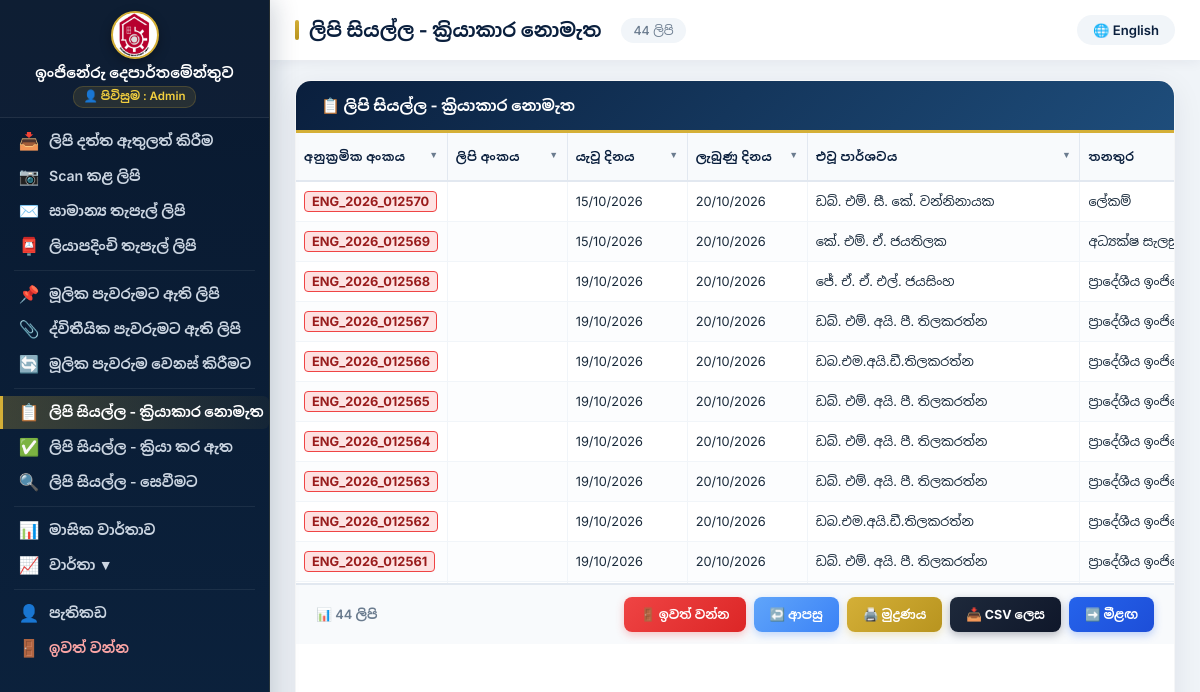
The page /all_unresolved.php (signed in) on the database its author committed.
### tables this page shows
CREATE TABLE `letters` (
  `id` int(11) NOT NULL,
  `serial_no` varchar(50) NOT NULL,
  `letter_no` varchar(100) DEFAULT NULL,
  `sent_date` date DEFAULT NULL,
  `received_date` datetime DEFAULT NULL,
  `assigned_date` date DEFAULT NULL,
  `assigned_officer` varchar(100) DEFAULT NULL,
  `completed_date` date DEFAULT NULL,
  `completed_by` varchar(100) DEFAULT NULL,
  `primary_section` varchar(150) DEFAULT NULL,
  `primary_date` date DEFAULT NULL,
  `task` text DEFAULT NULL,
  `primary_notes` text DEFAULT NULL,
  `sec_section` varchar(150) DEFAULT NULL,
  `sec_date` date DEFAULT NULL,
  `sec_notes` text DEFAULT NULL,
  `date_given` date DEFAULT NULL,
  `resolution_officer` varchar(150) DEFAULT NULL,
  `date_received_back` date DEFAULT NULL,
  `resolution_comments` text DEFAULT NULL,
  `due_date` date DEFAULT NULL,
  `sender_name` varchar(150) DEFAULT NULL,
  `sender_designation` varchar(150) DEFAULT NULL,
  `sender_institute` varchar(150) DEFAULT NULL,
  `sender_address` varchar(255) DEFAULT NULL,
  `subject` text DEFAULT NULL,
  `mail_type` varchar(50) DEFAULT NULL,
  `added_by` int(11) DEFAULT NULL,
  `added_at` datetime DEFAULT current_timestamp(),
  `status` varchar(50) DEFAULT 'Unresolved',
  `file_number` varchar(100) DEFAULT NULL,
  `page_number` varchar(100) DEFAULT NULL,
  `officer_notes` text DEFAULT NULL,
  `received_by_user_date` date DEFAULT NULL,
  `is_notified` tinyint(1) DEFAULT 0
);

### public/all_unresolved.php (the view, shortened to what this page needs)
<?php
$host = 'localhost';
$dbname = 'engineering_db';
$username = 'root';
$password = '';
try {
    $pdo = new PDO("mysql:host=$host;dbname=$dbname;charset=utf8mb4", $username, $password);
    $pdo->setAttribute(PDO::ATTR_ERRMODE, PDO::ERRMODE_EXCEPTION);
} catch (PDOException $e) {
    die("Database Connection Failed: " . $e->getMessage());
}
$lang = isset($_SESSION['lang']) ? $_SESSION['lang'] : 'si';
$text = $t[$lang];
$opposite_lang = $lang === 'si' ? 'en' : 'si';
$sql = "SELECT l.id, l.serial_no, l.letter_no, l.sent_date, l.received_date, l.sender_name, l.sender_designation,
               l.sender_institute, l.subject, l.mail_type,
               COALESCE(NULLIF(pa.section_head, ''), NULLIF(l.primary_section, ''), l.assigned_officer) AS section_head,
               COALESCE(NULLIF(pa.task, ''), l.task) AS task,
               COALESCE(NULLIF(pa.primary_notes, ''), l.primary_notes) AS primary_notes,
               COALESCE(NULLIF(pa.assignment_date, ''), NULLIF(l.primary_date, ''), l.assigned_date) AS assignment_date,
               COALESCE(NULLIF(sa.secondary_date, ''), l.sec_date) AS secondary_date,
               COALESCE(NULLIF(sa.section_head, ''), l.sec_section) AS file_officer,
               COALESCE(NULLIF(sa.secondary_notes, ''), l.sec_notes) AS secondary_notes
        FROM letters l
        LEFT JOIN (
            SELECT p1.*
            FROM primary_assignments p1
            INNER JOIN (
                SELECT letter_id, MAX(id) AS max_id
                FROM primary_assignments
                GROUP BY letter_id
            ) p2 ON p1.id = p2.max_id
        ) pa ON l.id = pa.letter_id
        LEFT JOIN (
            SELECT s1.*
            FROM secondary_assignments s1
            INNER JOIN (
                SELECT letter_id, MAX(id) AS max_id
                FROM secondary_assignments
                GROUP BY letter_id
            ) s2 ON s1.id = s2.max_id
        ) sa ON l.id = sa.letter_id
        WHERE l.status = 'pending' OR l.status = 'unresolved' OR l.status = 'නොවිසඳූ' OR l.status = 'ක්‍රියාකාර නොමැත' OR l.status IS NULL
        ORDER BY l.id DESC";
$stmt = $pdo->query($sql);
$letters = $stmt->fetchAll(PDO::FETCH_ASSOC);
?>
<!DOCTYPE html>
<html lang="<?= $lang ?>">
<head>
    <link rel="stylesheet" href="https://cdnjs.cloudflare.com/ajax/libs/font-awesome/6.0.0/css/all.min.css">
    <link rel="stylesheet" href="css/sidebar.css">
</head>
<body>
    <?php include 'sidebar.php'; ?>
    <div class="main-content">
        <div class="topbar">
            <h2>
                <?= $text['title_unresolved'] ?>
                <span class="record-count"><?= count($letters) ?> <?= $text['records'] ?></span>
            </h2>
            <div class="lang-switch">
                <a href="?lang=<?= $opposite_lang ?>">🌐 <?= $t[$opposite_lang]['switch_lang'] ?></a>
            </div>
        </div>
        <div class="content-area">
            <div class="table-container">
                <div class="table-header no-print">
                    📋 <?= $text['title_unresolved'] ?>
                </div>
                <div class="table-scroll">
                    <table id="letterTable">
                        <thead>
                            <tr>
                                <?php
                                $columns = [
                                    'serial_no', 'letter_no', 'sent_date', 'received_date', 'sender', 'designation',
                                    'institute', 'subject', 'register_no', 'primary_appoi', 'section_head',
                                    'work_to_do', 'primary_note', 'sec_appoint_d', 'file_officer',
                                    'sec_notes', 'sec_appoint1'
                                ];
                                foreach ($columns as $index => $col):
                                ?>
                                    <th>
                                        <?= $text[$col] ?>
                                        <span class="filter-icon" onclick="toggleFilter(event, <?= $index ?>)">▼</span>
                                    </th>
                                <?php endforeach; ?>
                            </tr>
                        </thead>
                        <tbody>
                            <?php if (count($letters) > 0): ?>
                                <?php foreach ($letters as $row): ?>
                                    <tr>
                                        <td><span style="background: #fee2e2; color: #991b1b; border: 1px solid #ef4444; padding: 2px 7px; border-radius: 4px; font-weight: 700; white-space: nowrap; display: inline-block;"><?= htmlspecialchars($row['serial_no'] ?: '') ?></span></td>
                                        <td><strong><?= htmlspecialchars($row['letter_no'] ?: '') ?></strong></td>
                                        <td><?= htmlspecialchars($row['sent_date'] ? date('d/m/Y', strtotime($row['sent_date'])) : '') ?></td>
                                        <td><?= htmlspecialchars($row['received_date'] ? date('d/m/Y', strtotime($row['received_date'])) : '') ?></td>
                                        <td><?= htmlspecialchars($row['sender_name']) ?></td>
                                        <td><?= htmlspecialchars($row['sender_designation']) ?></td>
                                    </tr>
                                <?php endforeach; ?>
                            <?php endif; ?>
                        </tbody>
                    </table>
                </div>
                <div class="table-footer">
                    <span>📊 <?= count($letters) ?> <?= $text['records'] ?></span>
                    <div class="footer-buttons">
                        <a href="dashboard.php" class="btn btn-danger">
                            🚪 <?= $text['exit_btn'] ?>
                        </a>
                        <button type="button" class="btn btn-secondary" onclick="window.history.back()">
                            ↩️ <?= $text['btn_back'] ?>
                        </button>
                        <button type="button" class="btn btn-gold" onclick="printTable()">
                            🖨️ <?= $text['btn_print'] ?>
                        </button>
                        <button type="button" class="btn btn-csv" onclick="exportTableToCSV('unresolved_letters.csv')">
                            📥 <?= $text['btn_export'] ?>
                        </button>
                        <button type="button" class="btn btn-next">
                            ➡️ <?= $text['btn_next'] ?>
                        </button>
                    </div>
                </div>
            </div>
        </div>
    </div>
</body>
</html>

### rows shown on the page
letters: serial_no "ENG_2026_012570", sent_date "15/10/2026", received_date "20/10/2026", sender_name "ඩබ්. එම්. සී. කේ. වන්නිනායක", sender_designation "ලේකම්"
letters: serial_no "ENG_2026_012569", sent_date "15/10/2026", received_date "20/10/2026", sender_name "කේ. එම්. ඒ. ජයතිලක", sender_designation "අධ්‍යක්ෂ…"
letters: serial_no "ENG_2026_012568", sent_date "19/10/2026", received_date "20/10/2026", sender_name "ජේ. ඒ. ඒ. එල්. ජයසිංහ", sender_designation "ප්‍රාදේශීය…"
letters: serial_no "ENG_2026_012567", sent_date "19/10/2026", received_date "20/10/2026", sender_name "ඩබ්. එම්. අයි. පී. තිලකරත්න", sender_designation "ප්‍රාදේශීය…"
letters: serial_no "ENG_2026_012566", sent_date "19/10/2026", received_date "20/10/2026", sender_name "ඩබ.එම.අයි.ඩී.තිලකරත්න", sender_designation "ප්‍රාදේශීය…"
letters: serial_no "ENG_2026_012565", sent_date "19/10/2026", received_date "20/10/2026", sender_name "ඩබ්. එම්. අයි. පී. තිලකරත්න", sender_designation "ප්‍රාදේශීය…"
letters: serial_no "ENG_2026_012564", sent_date "19/10/2026", received_date "20/10/2026", sender_name "ඩබ්. එම්. අයි. පී. තිලකරත්න", sender_designation "ප්‍රාදේශීය…"
letters: serial_no "ENG_2026_012563", sent_date "19/10/2026", received_date "20/10/2026", sender_name "ඩබ්. එම්. අයි. පී. තිලකරත්න", sender_designation "ප්‍රාදේශීය…"
letters: serial_no "ENG_2026_012562", sent_date "19/10/2026", received_date "20/10/2026", sender_name "ඩබ.එම.අයි.ඩී.තිලකරත්න", sender_designation "ප්‍රාදේශීය…"
letters: serial_no "ENG_2026_012561", sent_date "19/10/2026", received_date "20/10/2026", sender_name "ඩබ්. එම්. අයි. පී. තිලකරත්න", sender_designation "ප්‍රාදේශීය…"

### other values the page prints
$deptName "ඉංජිනේරු දෙපාර්තමේන්තුව"
$loginAs "පිවිසුම : Admin"
$lblAddLetter "ලිපි දත්ත ඇතුලත් කිරීම"
$lblScanLetters "Scan කළ ලිපි"
$lblNormalLetters "සාමාන්‍ය තැපැල් ලිපි"
$lblRegLetters "ලියාපදිංචි තැපැල් ලිපි"
$lblPrimaryAssign "මූලික පැවරුමට ඇති ලිපි"
$lblSecondaryAssign "ද්විතීයික පැවරුමට ඇති ලිපි"
$lblChangeAssign "මූලික පැවරුම වෙනස් කිරීමට"
$lblAllUnresolved "ලිපි සියල්ල - ක්‍රියාකාර නොමැත"
$lblAllResolved "ලිපි සියල්ල - ක්‍රියා කර ඇත"
$lblSearch "ලිපි සියල්ල - සෙවීමට"
$lblMonthlyReport "මාසික වාර්තාව"
$lblReports "වාර්තා"
$lblProfile "පැතිකඩ"
